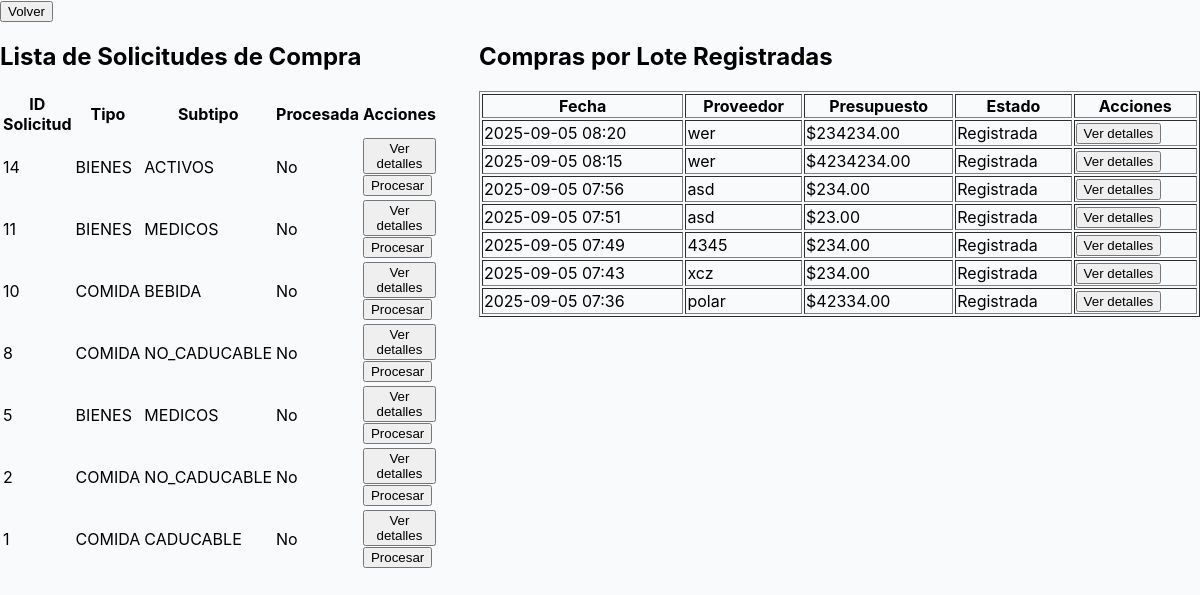
Before: /solicitudes/ with the older database file.
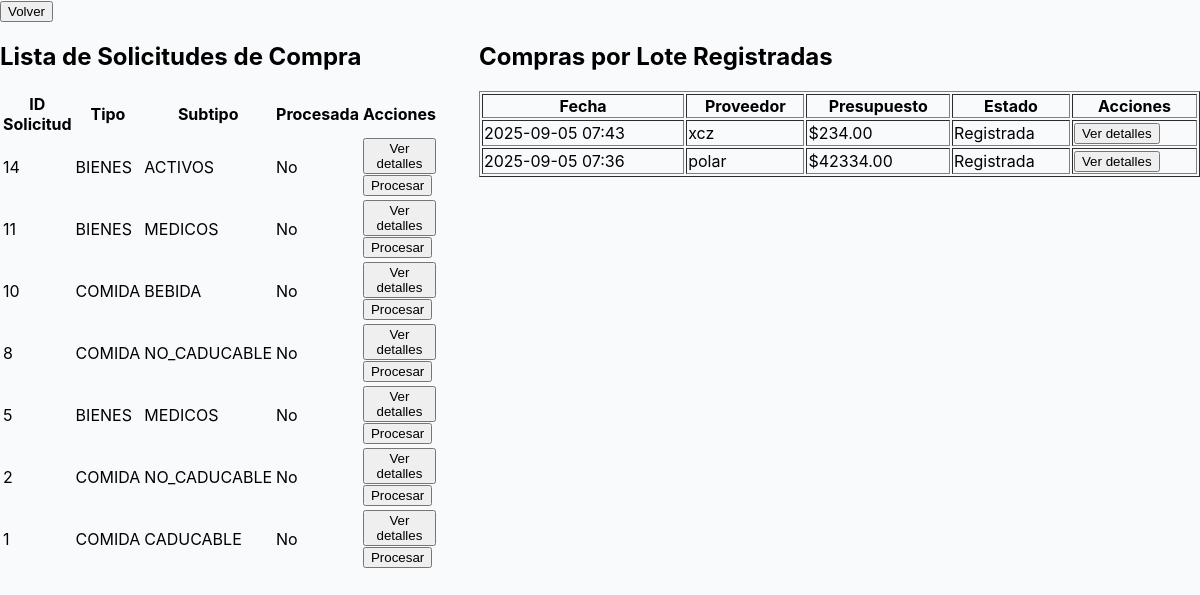
After: the same page with the newer database file.
### compras/models.py (models this page shows)
class SolicitudSubtipo(models.Model):
    id = models.AutoField(primary_key=True)
    tipo = models.CharField(max_length=50)
    subtipo = models.CharField(max_length=50)
    procesada = models.BooleanField(default=False)

class CompraLote(models.Model):
    ESTADO_CHOICES = [
        ('registrada', 'Registrada'),
        ('espera_revision', 'En espera por revisión'),
        ('exitosa', 'Exitosa'),
        ('defectuosa', 'Defectuosa'),
        ('cancelada', 'Cancelada'),
    ]
    empresa_nombre = models.CharField(max_length=100)
    empresa_contacto = models.CharField(max_length=100)
    empresa_ubicacion = models.CharField(max_length=100)
    proveedor = models.ForeignKey('Proveedores', on_delete=models.PROTECT)
    puerto_entrega = models.CharField(max_length=100)
    notas_compra = models.TextField(blank=True)
    presupuesto_lote = models.DecimalField(max_digits=15, decimal_places=2)
    estado = models.CharField(max_length=20, choices=ESTADO_CHOICES, default='registrada')
    fecha = models.DateTimeField(auto_now_add=True)
    solicitud = models.ForeignKey('SolicitudSubtipo', null=True, blank=True, on_delete=models.SET_NULL, related_name='lotes')

class Proveedores(models.Model):
    TIPO_CHOICES = [
        ('COMIDA', 'Comida'),
        ('BIENES', 'Bienes'),
    ]
    SUBTIPO_CHOICES = [
        ('CADUCABLE', 'Caducable'),
        ('NO_CADUCABLE', 'No caducable'),
        ('REFRIGERADO', 'Refrigerado'),
        ('NO_REFRIGERADO', 'No refrigerado'),
        ('BEBIDA', 'Bebida'),
        ('LICOR', 'Licor'),
        ('REPUESTOS', 'Repuestos'),
        ('LIMPIEZA', 'Materiales de limpieza'),
        ('MEDICOS', 'Materiales médicos'),
        ('ACTIVOS', 'Bienes activos'),
    ]
    name = models.CharField(max_length=100)
    service_or_product = models.CharField(max_length=100)
    categorie = models.CharField(max_length=100)
    contact = models.CharField(max_length=100)
    countries = models.ManyToManyField(Paises)
    sucursal = models.CharField(max_length=100)
    tipo = models.CharField(max_length=20, choices=TIPO_CHOICES, default='BIENES')
    subtipo = models.CharField(max_length=20, choices=SUBTIPO_CHOICES, blank=True, null=True)

### compras/views.py (the view, shortened to what this page needs)
# urls.py: path('solicitudes/', lista_solicitudes_view, name='lista_solicitudes'),
def lista_solicitudes_view(request):
    from .models import CompraLote
    solicitudes = SolicitudSubtipo.objects.filter(procesada=False).order_by('-id')
    compras_lote = CompraLote.objects.exclude(estado__in=['exitosa', 'defectuosa', 'cancelada']).order_by('-fecha')
    return render(request, 'lista_solicitudes.html', {'solicitudes': solicitudes, 'compras_lote': compras_lote})

### compras/templates/lista_solicitudes.html (shortened to what this page needs)
{% load static %}
<!DOCTYPE html>
<html lang="es">
<head>
    <link rel="stylesheet" href="{% static 'styles/styles_compras.css' %}">
</head>
<body>
    <a href="{% url 'dashboard' %}"><button>Volver</button></a>
    <div style="display: flex; flex-direction: row; align-items: flex-start;">
        <div style="flex: 1;">
            <h2>Lista de Solicitudes de Compra</h2>
            <table>
                <thead>
                    <tr>
                        <th>ID Solicitud</th>
                        <th>Tipo</th>
                        <th>Subtipo</th>
                        <th>Procesada</th>
                        <th>Acciones</th>
                    </tr>
                </thead>
                <tbody>
                    {% for solicitud in solicitudes %}
                    <tr>
                        <td>{{ solicitud.id }}</td>
                        <td>{{ solicitud.tipo }}</td>
                        <td>{{ solicitud.subtipo }}</td>
                        <td>{% if solicitud.procesada %}Sí{% else %}No{% endif %}</td>
                        <td>
                            <a href="{% url 'detalle_solicitud' solicitud.id %}"><button>Ver detalles</button></a>
                            <a href="{% url 'procesar_materiales_solicitud' solicitud.id %}"><button {% if solicitud.procesada %}disabled{% endif %}>Procesar</button></a>
                        </td>
                    </tr>
                    {% empty %}
                    <tr><td colspan="5">No hay solicitudes registradas.</td></tr>
                    {% endfor %}
                </tbody>
            </table>
        </div>
        <div style="flex: 2; margin-left: 40px;">
            <h2>Compras por Lote Registradas</h2>
            <table border="1" style="width:100%;">
                <tr>
                    <th>Fecha</th>
                    <th>Proveedor</th>
                    <th>Presupuesto</th>
                    <th>Estado</th>
                    <th>Acciones</th>
                </tr>
                {% for compra in compras_lote %}
                <tr>
                    <td>{{ compra.fecha|date:"Y-m-d H:i" }}</td>
                    <td>{{ compra.proveedor.name }}</td>
                    <td>${{ compra.presupuesto_lote }}</td>
                    <td>
                        {{ compra.get_estado_display }}
                    </td>
                    <td>
                        <a href="{% url 'detalle_compra_lote' compra.id %}"><button>Ver detalles</button></a>
                    </td>
                </tr>
                {% empty %}
                <tr><td colspan="5">No hay compras registradas.</td></tr>
                {% endfor %}
            </table>
        </div>
    </div>
</body>
</html>

Changed rows visible on the page:
no longer on this page (row edited): CompraLote: fecha "2025-09-05 08:20", proveedor.name "wer", presupuesto_lote "234234.00", estado "Registrada"
no longer on this page (row edited): CompraLote: fecha "2025-09-05 08:15", proveedor.name "wer", presupuesto_lote "4234234.00", estado "Registrada"
no longer on this page (row edited): CompraLote: fecha "2025-09-05 07:56", proveedor.name "asd", presupuesto_lote "234.00", estado "Registrada"
no longer on this page (row edited): CompraLote: fecha "2025-09-05 07:51", proveedor.name "asd", presupuesto_lote "23.00", estado "Registrada"
no longer on this page (row edited): CompraLote: fecha "2025-09-05 07:49", proveedor.name "4345", presupuesto_lote "234.00", estado "Registrada"
